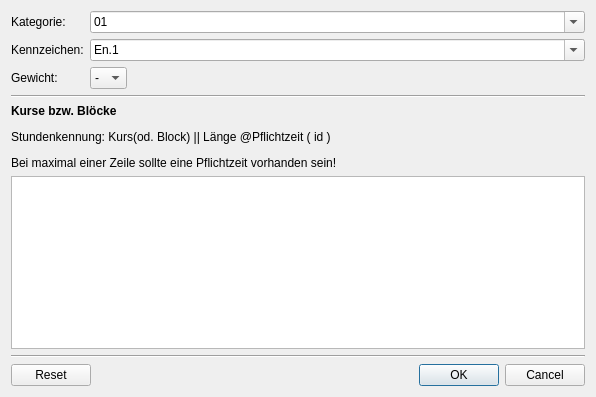
<?xml version="1.0" encoding="UTF-8"?>
<ui version="4.0">
 <class>Dialog</class>
 <widget class="QDialog" name="Dialog">
  <property name="geometry">
   <rect>
    <x>0</x>
    <y>0</y>
    <width>596</width>
    <height>397</height>
   </rect>
  </property>
  <property name="windowTitle">
   <string>parallele Stunden</string>
  </property>
  <layout class="QVBoxLayout" name="verticalLayout">
   <item>
    <layout class="QFormLayout" name="formLayout">
     <item row="0" column="0">
      <widget class="QLabel" name="label_4">
       <property name="text">
        <string>Kategorie:</string>
       </property>
      </widget>
     </item>
     <item row="0" column="1">
      <widget class="QComboBox" name="category">
       <property name="editable">
        <bool>true</bool>
       </property>
       <item>
        <property name="text">
         <string>01</string>
        </property>
       </item>
       <item>
        <property name="text">
         <string>02</string>
        </property>
       </item>
      </widget>
     </item>
     <item row="1" column="0">
      <widget class="QLabel" name="label">
       <property name="text">
        <string>Kennzeichen:</string>
       </property>
      </widget>
     </item>
     <item row="1" column="1">
      <widget class="QComboBox" name="tag">
       <property name="editable">
        <bool>true</bool>
       </property>
       <item>
        <property name="text">
         <string>En.1</string>
        </property>
       </item>
       <item>
        <property name="text">
         <string>Ha</string>
        </property>
       </item>
      </widget>
     </item>
     <item row="2" column="0">
      <widget class="QLabel" name="label_2">
       <property name="text">
        <string>Gewicht:</string>
       </property>
      </widget>
     </item>
     <item row="2" column="1">
      <layout class="QHBoxLayout" name="horizontalLayout">
       <item>
        <widget class="QComboBox" name="weight">
         <property name="sizePolicy">
          <sizepolicy hsizetype="Fixed" vsizetype="Fixed">
           <horstretch>0</horstretch>
           <verstretch>0</verstretch>
          </sizepolicy>
         </property>
         <property name="maximumSize">
          <size>
           <width>100</width>
           <height>16777215</height>
          </size>
         </property>
         <property name="currentText">
          <string>-</string>
         </property>
         <property name="maxVisibleItems">
          <number>12</number>
         </property>
         <item>
          <property name="text">
           <string>-</string>
          </property>
         </item>
         <item>
          <property name="text">
           <string>1</string>
          </property>
         </item>
         <item>
          <property name="text">
           <string>2</string>
          </property>
         </item>
         <item>
          <property name="text">
           <string>3</string>
          </property>
         </item>
         <item>
          <property name="text">
           <string>4</string>
          </property>
         </item>
         <item>
          <property name="text">
           <string>5</string>
          </property>
         </item>
         <item>
          <property name="text">
           <string>6</string>
          </property>
         </item>
         <item>
          <property name="text">
           <string>7</string>
          </property>
         </item>
         <item>
          <property name="text">
           <string>8</string>
          </property>
         </item>
         <item>
          <property name="text">
           <string>9</string>
          </property>
         </item>
         <item>
          <property name="text">
           <string>+</string>
          </property>
         </item>
        </widget>
       </item>
       <item>
        <spacer name="horizontalSpacer">
         <property name="orientation">
          <enum>Qt::Horizontal</enum>
         </property>
         <property name="sizeHint" stdset="0">
          <size>
           <width>40</width>
           <height>20</height>
          </size>
         </property>
        </spacer>
       </item>
      </layout>
     </item>
    </layout>
   </item>
   <item>
    <layout class="QVBoxLayout" name="verticalLayout_2">
     <item>
      <widget class="Line" name="line_2">
       <property name="orientation">
        <enum>Qt::Horizontal</enum>
       </property>
      </widget>
     </item>
     <item>
      <widget class="QLabel" name="label_3">
       <property name="text">
        <string>&lt;html&gt;&lt;head/&gt;&lt;body&gt;&lt;p&gt;&lt;span style=&quot; font-weight:700;&quot;&gt;Kurse bzw. Blöcke&lt;/span&gt;&lt;/p&gt;&lt;p&gt;Stundenkennung: Kurs(od. Block) || Länge @Pflichtzeit ( id )&lt;/p&gt;&lt;p&gt;Bei maximal einer Zeile sollte eine Pflichtzeit vorhanden sein! &lt;/p&gt;&lt;/body&gt;&lt;/html&gt;</string>
       </property>
       <property name="wordWrap">
        <bool>true</bool>
       </property>
      </widget>
     </item>
     <item>
      <widget class="QListWidget" name="lesson_list">
       <property name="minimumSize">
        <size>
         <width>400</width>
         <height>0</height>
        </size>
       </property>
       <property name="editTriggers">
        <set>QAbstractItemView::NoEditTriggers</set>
       </property>
       <property name="selectionMode">
        <enum>QAbstractItemView::NoSelection</enum>
       </property>
      </widget>
     </item>
    </layout>
   </item>
   <item>
    <widget class="Line" name="line">
     <property name="orientation">
      <enum>Qt::Horizontal</enum>
     </property>
    </widget>
   </item>
   <item>
    <widget class="QDialogButtonBox" name="buttonBox">
     <property name="toolTip">
      <string>&lt;html&gt;&lt;head/&gt;&lt;body&gt;&lt;p&gt;OK: Die vorhandene Kennung wird geändert.&lt;/p&gt;&lt;p&gt;Zurücksetzen: Die Stunde verliert die Parallelkennung.&lt;/p&gt;&lt;p&gt;Neu: Eine neue Kennung wird erstellt.&lt;/p&gt;&lt;p&gt;Abbrechen: keine Änderung.&lt;/p&gt;&lt;/body&gt;&lt;/html&gt;</string>
     </property>
     <property name="orientation">
      <enum>Qt::Horizontal</enum>
     </property>
     <property name="standardButtons">
      <set>QDialogButtonBox::Cancel|QDialogButtonBox::Ok|QDialogButtonBox::Reset</set>
     </property>
    </widget>
   </item>
  </layout>
 </widget>
 <resources/>
 <connections>
  <connection>
   <sender>buttonBox</sender>
   <signal>accepted()</signal>
   <receiver>Dialog</receiver>
   <slot>accept()</slot>
   <hints>
    <hint type="sourcelabel">
     <x>248</x>
     <y>254</y>
    </hint>
    <hint type="destinationlabel">
     <x>157</x>
     <y>274</y>
    </hint>
   </hints>
  </connection>
  <connection>
   <sender>buttonBox</sender>
   <signal>rejected()</signal>
   <receiver>Dialog</receiver>
   <slot>reject()</slot>
   <hints>
    <hint type="sourcelabel">
     <x>316</x>
     <y>260</y>
    </hint>
    <hint type="destinationlabel">
     <x>286</x>
     <y>274</y>
    </hint>
   </hints>
  </connection>
 </connections>
</ui>
